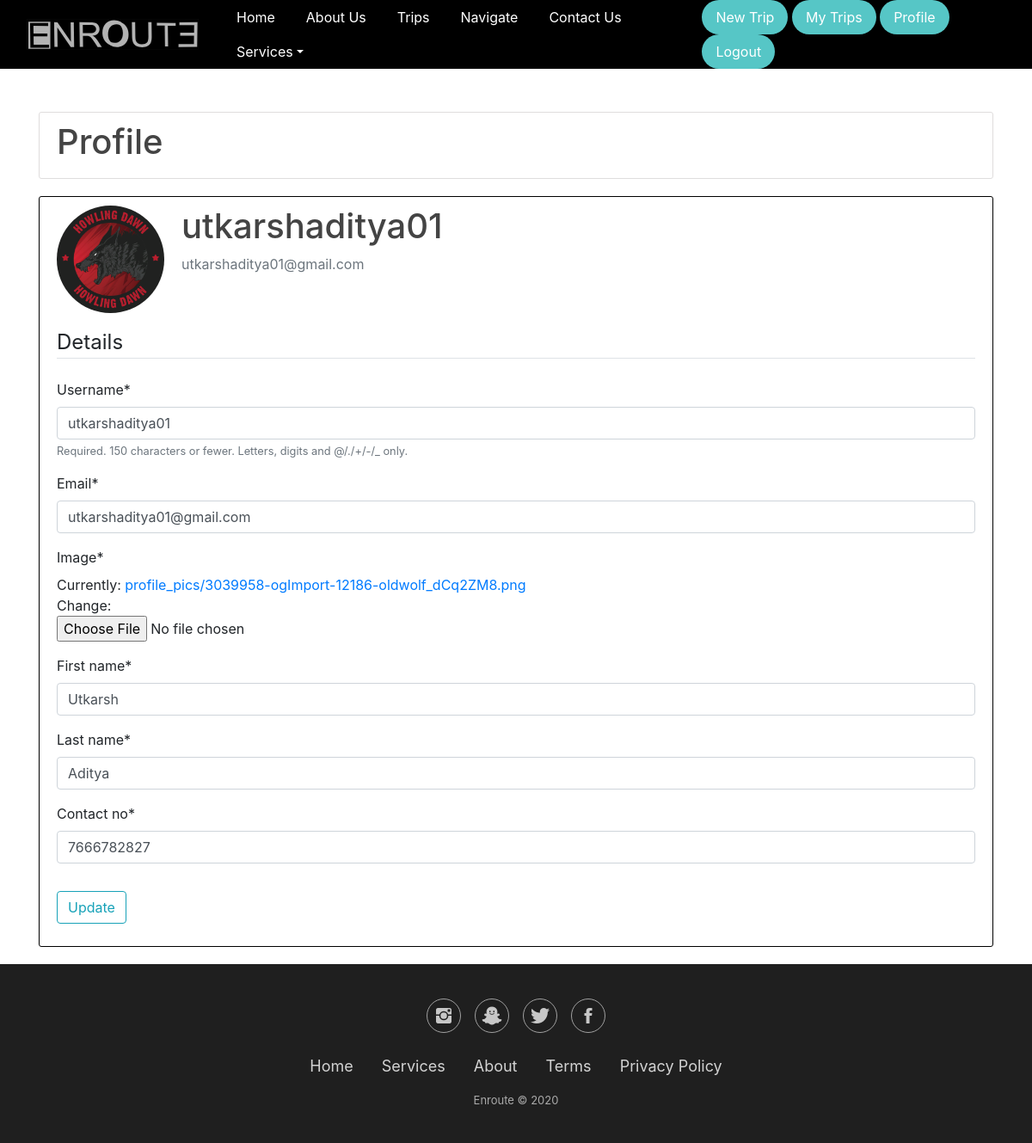
/profile/ (signed in), run on the app's committed database.
### users/models.py (models this page shows, shortened)
class Profile(models.Model): # A table of Profile in the database which is linked with the user model
    user = models.OneToOneField(User,on_delete=models.CASCADE) # Every user will have 1 profile
    first_name = models.CharField(max_length=100)
    last_name = models.CharField(max_length=100)
    contact_no = models.CharField(max_length=15)
    image = models.ImageField(default='default.jpg',upload_to='profile_pics')

### users/views.py (the view)
# urls.py: path('profile/', user_views.profile,name='profile'),
@login_required # to display the route when the user is logged in
def profile(request): # profile of an user logic
    if request.method == 'POST':
        u_form = UserUpdateForm(request.POST,instance=request.user)
        p_form = ProfileUpdateForm(request.POST,request.FILES,instance=request.user.profile)
        if u_form.is_valid() and p_form.is_valid():
            u_form.save()
            p_form.save()
            messages.success(request,f"Your Account Has Been Updated! ")
            return redirect('profile')
    else:
        u_form = UserUpdateForm(instance=request.user)
        p_form = ProfileUpdateForm(instance=request.user.profile)
    context = {
        'u_form': u_form,
        'p_form': p_form
    }
    return render(request,'users/profile.html',context) # pasing the forms to the profile page

### users/forms.py
class UserUpdateForm(forms.ModelForm): # Form for updating an user
    email=forms.EmailField()
    class Meta:
        model = User
        fields = ['username','email']

class ProfileUpdateForm(forms.ModelForm): # Form for updating the profile linked with user
    class Meta:
        model = Profile
        fields = ['image','first_name','last_name','contact_no']

### users/templates/users/profile.html (shortened to what this page needs)
{% extends "carpool/base.html" %}
{% load crispy_forms_tags %}
{% block content %}
<div class="container">
    <article class="media content-section-2">
        <h1>Profile</h1>
      </article>
    <div class="content-section">
        <div class="media">
          <img class="rounded-circle account-img" src="{{ user.profile.image.url }}">
          <div class="media-body">
            <h2 class="account-heading">{{ user.username }}</h2>
            <p class="text-secondary">{{ user.email }}</p>
          </div>
        </div>
        <form method="POST" enctype="multipart/form-data">
          <fieldset class="form-group">
              <legend class="border-bottom mb-4">Details</legend>
              {{ u_form|crispy }}
              {{ p_form|crispy }}
          </fieldset>
          <div class="form-group">
              <button class="btn btn-outline-info" type="submit">Update</button>
          </div>
      </form>
      </div>
</div>
{% endblock content %}

### users/templates/users/profile.html (style rules this page uses)
body { background: #fafafa; color: #333333; margin-top: 5rem; }
h1, h2, h3, h4, h5, h6 { color: #444444; }
.content-section { background: #ffffff; padding: 10px 20px; border: 1px solid #000000; border-radius: 3px; margin-bottom: 20px; }
.content-section-2 { background: #ffffff; padding: 10px 20px; border: 1px solid #dfdddd; border-radius: 3px; margin-bottom: 20px; margin-top: 50px; }
.account-img { height: 125px; width: 125px; margin-right: 20px; margin-bottom: 16px; }
.account-heading { font-size: 2.5rem; }

### data on the page
Profile: first_name "Utkarsh", last_name "Aditya", contact_no "7666782827"

### other printed values
{{ user.username }} "utkarshaditya01"
{{ user.email }} "utkarshaditya01@gmail.com"
